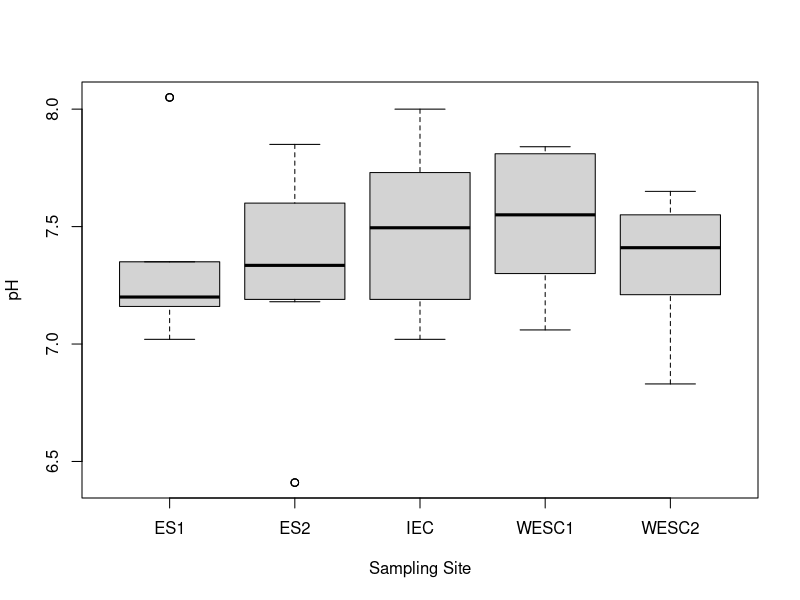
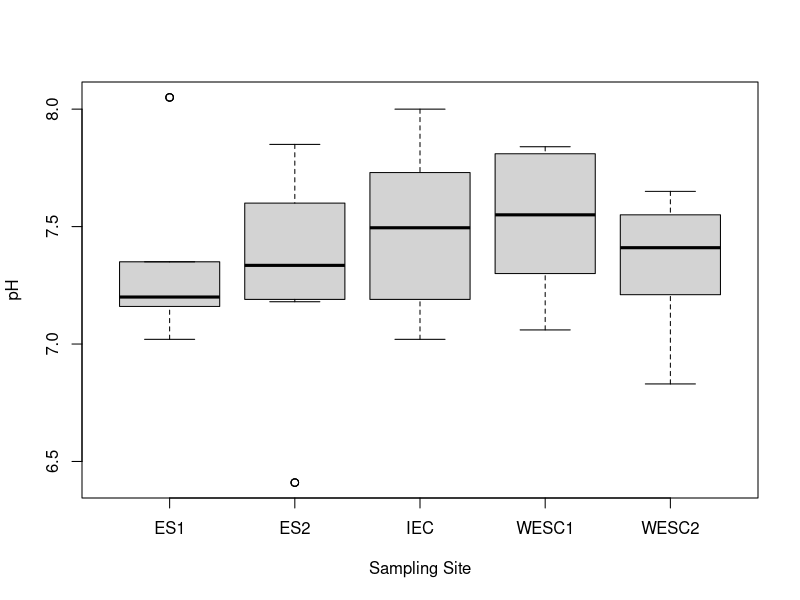
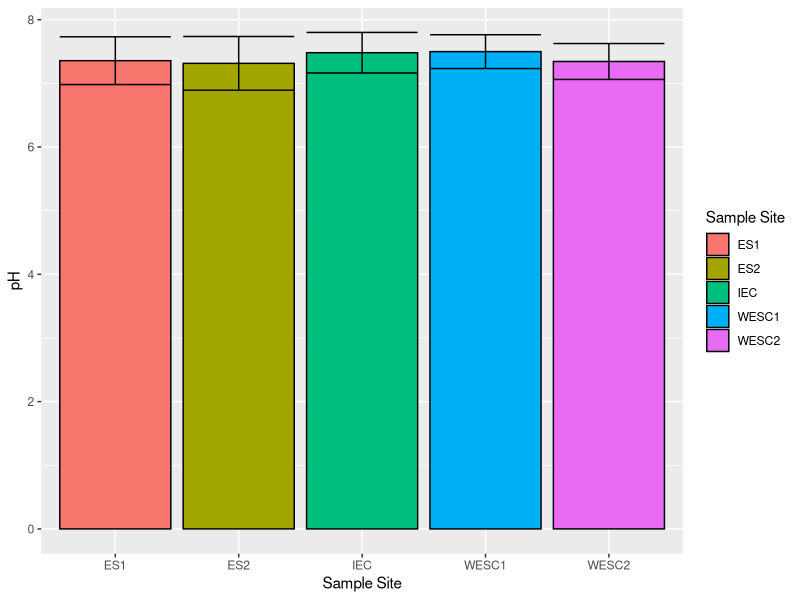
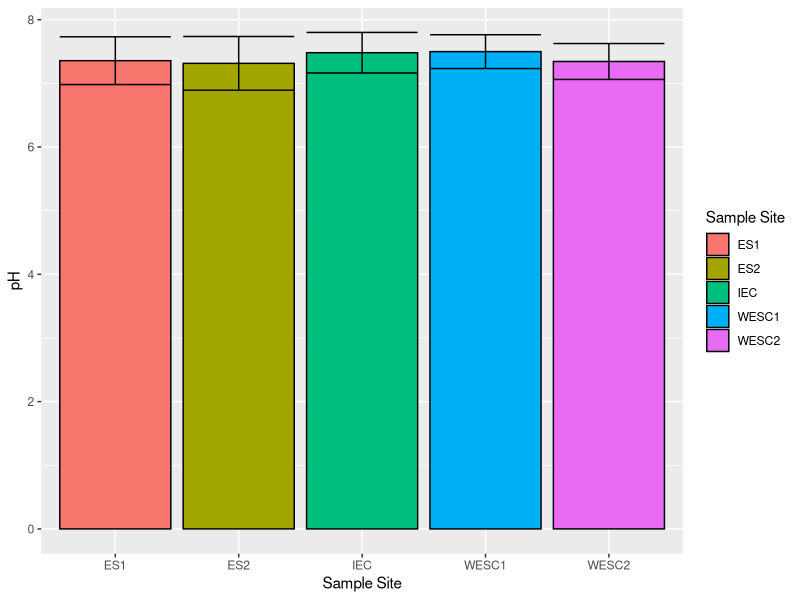
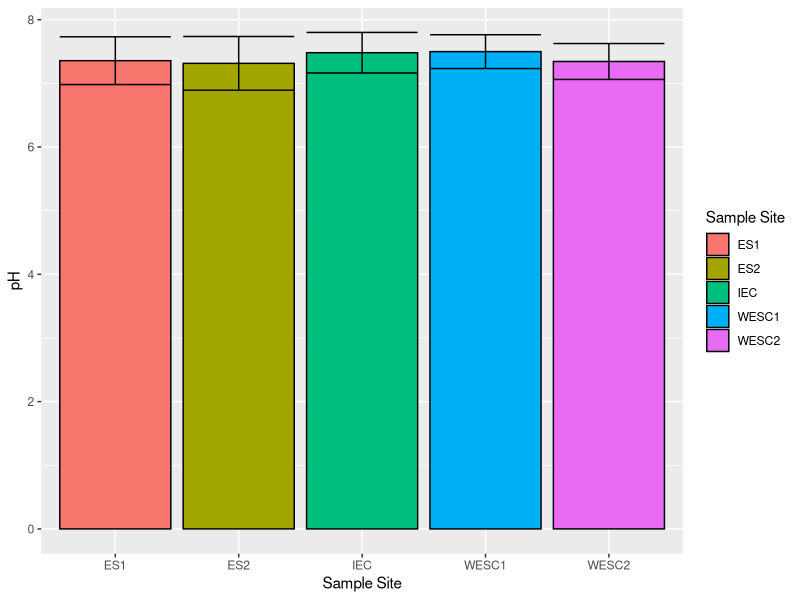
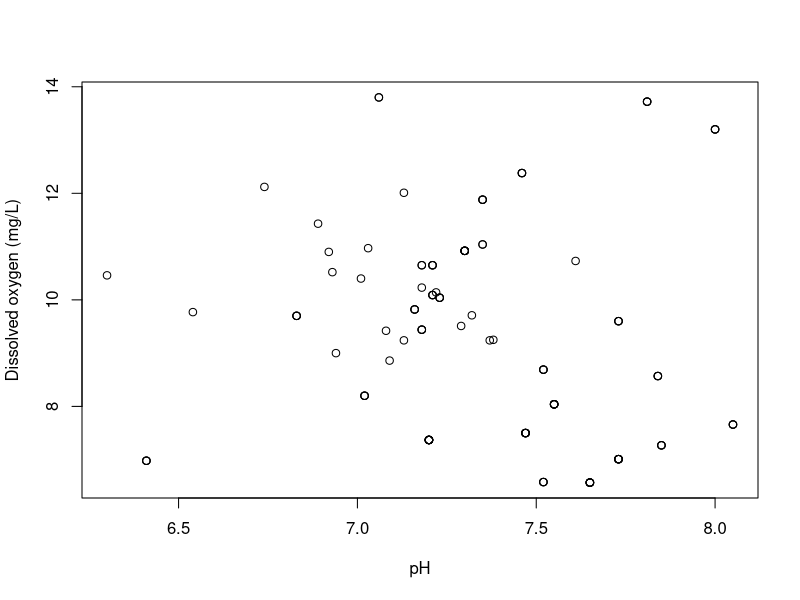
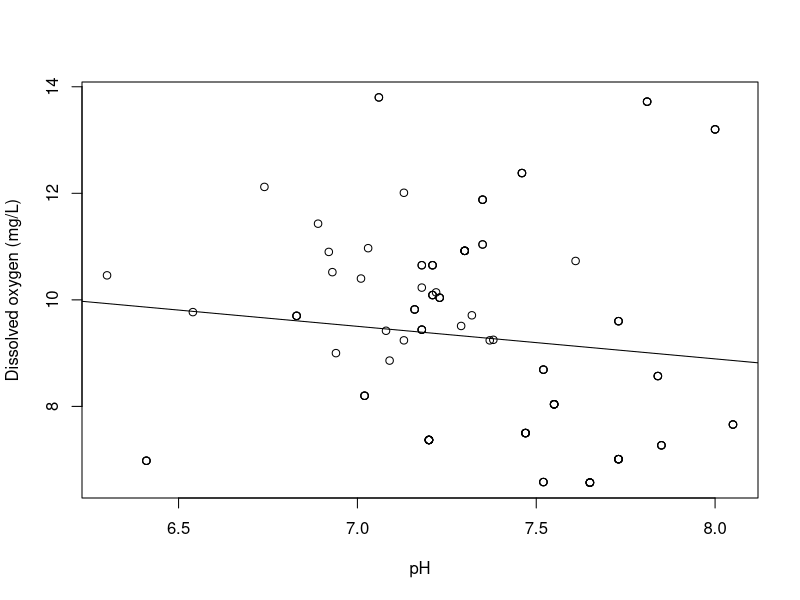
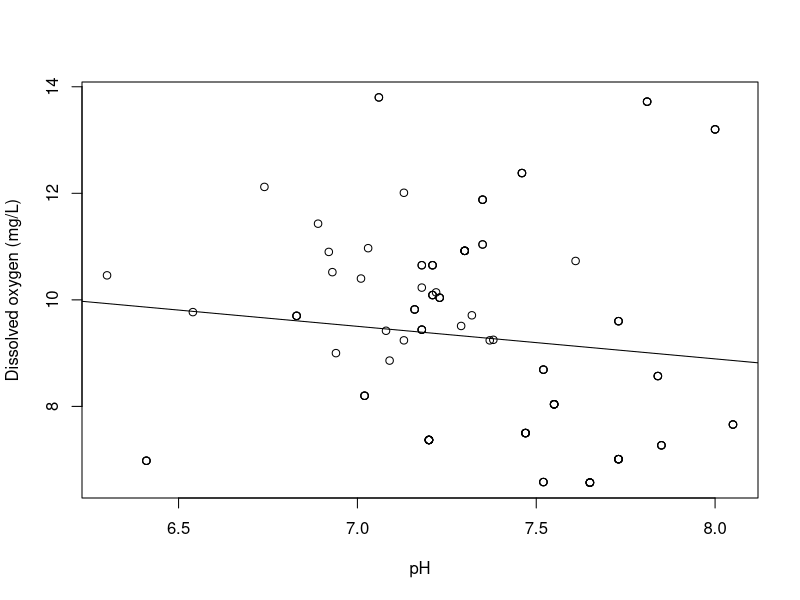

Write the R code that produced these figures, in order.
## ---- chunk 1
#find your current working directory information by running this chunk
getwd()

## ---- chunk 2

Elwha_data <- read.csv("cleaned_data.csv",check.names = T)

## ---- chunk 3

str(Elwha_data)

## ---- chunk 4

Elwha_data$Dam_Condition <- as.factor(Elwha_data$Dam_Condition) 

#the dollar sign helps us give R an absolute reference, similar to Excel syntax 

## ---- chunk 5

Elwha_data$Site_Name <- as.factor(Elwha_data$Site_Name) 

## ---- chunk 6
#your turn! change Site_Name to factor by replacing all instances of Dam_Condition with Site_Name, and then running the current chunk

Elwha_data$Dam_Condition <- as.factor(Elwha_data$Dam_Condition)

## ---- chunk 7

str(Elwha_data)

## ---- chunk 8

Elwha_data[1:10,1:10] 

#lets us preview the first 10 rows and columns, respectively - [r,c], and the : between numbers means that you are looking at the continuous range between them, like what appears in Excel when you select consecutive cells. You could read it as “through,” so that 1:10 would read 1 through 10.

## ---- chunk 9
#your turn! change the parameters to preview the first 5 rows and the first 5 columns instead of the first 10 rows and columns, and then running the current chunk

Elwha_data[1:10,1:10] 

## ---- chunk 10

mean_pH <- mean(Elwha_data$pH); mean_pH

## ---- chunk 11

Elwha_data$pH

## ---- chunk 12

mean_pH <- mean(Elwha_data$pH, na.rm = T); mean_pH

## ---- chunk 13
mean_pH <- mean(Elwha_data$pH, na.rm = T); mean_pH
median_pH <- median(Elwha_data$pH, na.rm = T); median_pH
min(Elwha_data$pH, na.rm = T)
max(Elwha_data$pH, na.rm = T)
sd_pH <- sd(Elwha_data$pH, na.rm = T); sd_pH

#note the use of a semi-colon to combine multiple commands to be more efficient

## ---- chunk 14
#your turn! calculate summary statistics for Temperature by replacing all instances of pH with Temperature, and then running the current chunk

mean_pH <- mean(Elwha_data$pH, na.rm = T); mean_pH
median_pH <- median(Elwha_data$pH, na.rm = T); median_pH
min(Elwha_data$pH, na.rm = T)
max(Elwha_data$pH, na.rm = T)
sd_pH <- sd(Elwha_data$pH, na.rm = T); sd_pH

## ---- chunk 15
#your turn! calculate summary statistics for Dissolved_oxygen by replacing all instances of pH with Dissolved_oxygen, and then running the current chunk

mean_pH <- mean(Elwha_data$pH, na.rm = T); mean_pH
median_pH <- median(Elwha_data$pH, na.rm = T); median_pH
min(Elwha_data$pH, na.rm = T)
max(Elwha_data$pH, na.rm = T)
sd_pH <- sd(Elwha_data$pH, na.rm = T); sd_pH

## ---- chunk 16

pH.ttest <- t.test(pH~Dam_Condition, data=Elwha_data); pH.ttest

## ---- chunk 17
#your turn! run a t-test for temp by replacing all instances of pH with Temperature, and then running the current chunk

pH.ttest <- t.test(pH~Dam_Condition, data=Elwha_data); pH.ttest

## ---- chunk 18
#your turn! run a t-test for Dissolved_oxygen by replacing all instances of pH with Dissolved_oxygen, and then running the current chunk

pH.ttest <- t.test(pH~Dam_Condition, data=Elwha_data); pH.ttest

## ---- chunk 19

during_dam <- subset(Elwha_data,Elwha_data$Dam_Condition=="During removal")
during_dam[1:5,1:5]

## ---- chunk 20

pH_ANOVA <- aov(pH~Site_Name, data=during_dam)
summarypH <- summary(pH_ANOVA); summarypH

## ---- chunk 21
#your turn! run an ANOVA comparing Dissolved_oxygen by replacing all instances of pH with Dissolved_oxygen, and then running the current chunk

pH_ANOVA <- aov(pH~Site_Name, data=during_dam)
summarypH <- summary(pH_ANOVA); summarypH

## ---- chunk 22

plot(pH~Site_Name, data=during_dam, xlab="Sampling Site", ylab="pH")

#if you get an error here like the one below, it is because Site_Name is chr, not factor, so check str(during_dam)

# Error in plot.window(...) : need finite 'xlim' values
# In addition: 
# Warning messages:
# 1: In xy.coords(x, y, xlabel, ylabel, log) : NAs introduced by coercion
# 2: In min(x) : no non-missing arguments to min; returning Inf
# 3: In max(x) : no non-missing arguments to max; returning -Inf

## ---- chunk 23
#your turn! make a boxplot of dissolved oxygen by site after dam removal by replacing all instances of pH with Dissolved_oxygen, and then running the current chunk. For the ylab argument, you should name it "Dissolved oxygen (mg/L)" since we know the units.

plot(pH~Site_Name, data=during_dam, xlab="Sampling Site", ylab="pH")

## ---- chunk 24
#run this chunk exactly as-is to install the packages and load the libraries in the necessary order

install.packages(c("plyr","tidyverse"))
library(plyr)
library(ggplot2)

## ---- chunk 25

pH_aov_plot <- ddply(during_dam,~Site_Name,summarize,mean=mean(pH, na.rm=TRUE),sd=sd(pH, na.rm = TRUE))

pH_aov_plot #object that contains all of the data we need to plot

## ---- chunk 26

pH_plot <- ggplot(pH_aov_plot, aes(x=Site_Name, y=mean)) + geom_bar(aes(fill=Site_Name),stat="identity", color="black", position=position_dodge()) + geom_errorbar(aes(ymin=mean-sd, ymax=mean+sd)) + labs(x="Sample Site",y="pH",fill="Sample Site")

pH_plot #displays the plot

## ---- chunk 27
#your turn! make a barplot of dissolved oxygen by site after dam removal by replacing all instances of pH with Dissolved_oxygen, and then running the current chunk

pH_aov_plot <- ddply(during_dam,~Site_Name,summarize,mean=mean(pH, na.rm=TRUE),sd=sd(pH, na.rm = TRUE))

pH_aov_plot #object that contains all of the data we need to plot

pH_plot <- ggplot(pH_aov_plot, aes(x=Site_Name, y=mean)) + geom_bar(aes(fill=Site_Name),stat="identity", color="black", position=position_dodge()) + geom_errorbar(aes(ymin=mean-sd, ymax=mean+sd)) + labs(x="Sample Site",y="pH",fill="Sample Site")

pH_plot #displays the plot

## ---- chunk 28
#your turn! make a barplot of temperature by site after dam removal by replacing all instances of pH with Temperature, and then running the current chunk

pH_aov_plot <- ddply(during_dam,~Site_Name,summarize,mean=mean(pH, na.rm=TRUE),sd=sd(pH, na.rm = TRUE))

pH_aov_plot #object that contains all of the data we need to plot

pH_plot <- ggplot(pH_aov_plot, aes(x=Site_Name, y=mean)) + geom_bar(aes(fill=Site_Name),stat="identity", color="black", position=position_dodge()) + geom_errorbar(aes(ymin=mean-sd, ymax=mean+sd)) + labs(x="Sample Site",y="pH",fill="Sample Site")

pH_plot #displays the plot

## ---- chunk 29

plot(Dissolved_oxygen~pH, data=Elwha_data,xlab="pH", ylab="Dissolved oxygen (mg/L)") #for units on Dissolved oxygen, we should check the metadata

## ---- chunk 30
DO_pH_reg <- lm(Dissolved_oxygen~pH, data=Elwha_data)
summary(DO_pH_reg) #our results

plot(Dissolved_oxygen~pH, data=Elwha_data,xlab="pH", ylab="Dissolved oxygen (mg/L)") #for units on Dissolved oxygen, we should check the metadata
abline(DO_pH_reg) #plots our regression line

## ---- chunk 31

summaryDO<- summary(DO_pH_reg)

## ---- chunk 32
#your turn! make a scatterplot of dissolved oxygen by temperature by replacing all instances of pH with Temperature, and then running the current chunk

DO_pH_reg <- lm(Dissolved_oxygen~pH, data=Elwha_data)
summary(DO_pH_reg) #our results

plot(Dissolved_oxygen~pH, data=Elwha_data,xlab="pH", ylab="Dissolved oxygen (mg/L)") #for units on Dissolved oxygen, we should check the metadata
abline(DO_pH_reg) #plots our regression line
## ---- chunk 33
version
